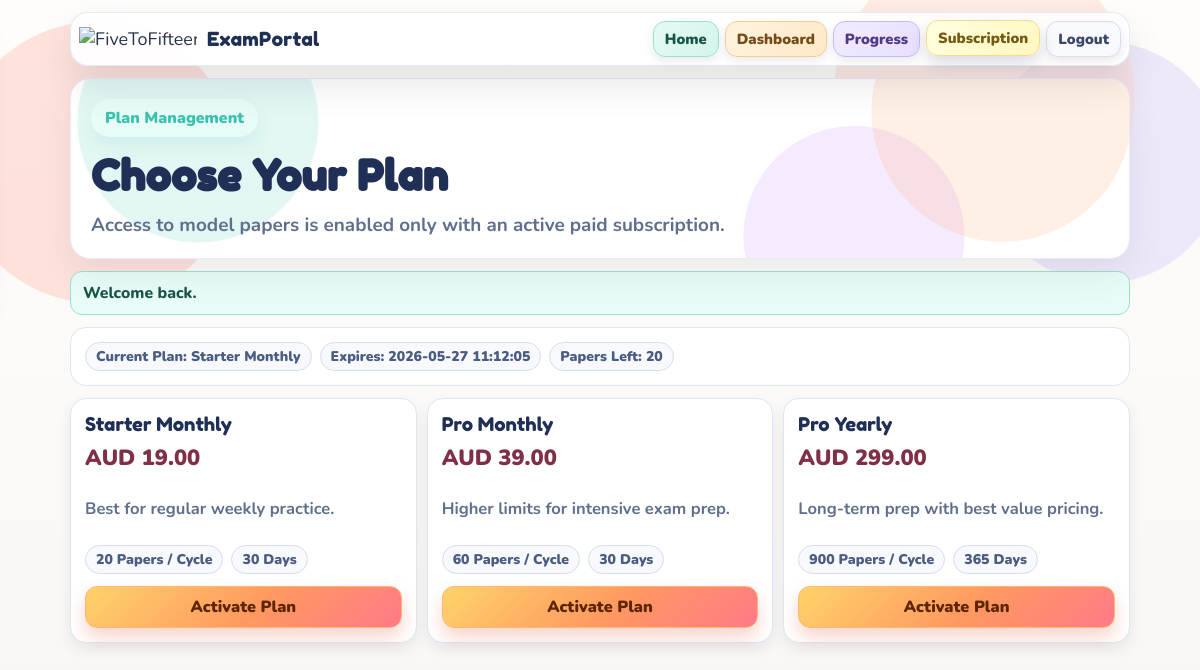
The page /user/subscribe.php (signed in) on the database its author committed.
### tables this page shows
CREATE TABLE IF NOT EXISTS ep_user_subscriptions (
                id INT UNSIGNED AUTO_INCREMENT PRIMARY KEY,
                user_id INT UNSIGNED NOT NULL,
                plan_id INT UNSIGNED NOT NULL,
                status ENUM('active','expired','cancelled','pending') NOT NULL DEFAULT 'pending',
                started_at DATETIME NULL,
                expires_at DATETIME NULL,
                papers_used INT UNSIGNED NOT NULL DEFAULT 0,
                created_at TIMESTAMP DEFAULT CURRENT_TIMESTAMP,
                updated_at TIMESTAMP DEFAULT CURRENT_TIMESTAMP ON UPDATE CURRENT_TIMESTAMP,
                INDEX idx_ep_user_status (user_id, status),
                CONSTRAINT fk_ep_subscription_user FOREIGN KEY (user_id) REFERENCES ep_users(id) ON DELETE CASCADE,
                CONSTRAINT fk_ep_subscription_plan FOREIGN KEY (plan_id) REFERENCES ep_subscription_plans(id) ON DELETE RESTRICT
            );

CREATE TABLE IF NOT EXISTS ep_subscription_plans (
                id INT UNSIGNED AUTO_INCREMENT PRIMARY KEY,
                name VARCHAR(120) NOT NULL,
                slug VARCHAR(120) NOT NULL UNIQUE,
                description VARCHAR(255) NULL,
                max_papers_per_cycle INT UNSIGNED NOT NULL DEFAULT 10,
                duration_days INT UNSIGNED NOT NULL DEFAULT 30,
                price_aud DECIMAL(10,2) NOT NULL DEFAULT 0.00,
                is_active TINYINT(1) NOT NULL DEFAULT 1,
                created_at TIMESTAMP DEFAULT CURRENT_TIMESTAMP
            );

### config/auth.php (called while the page is built, shortened)
<?php
if (!function_exists('ep_current_user')) {
    function ep_current_user(): ?array
    {
        static $resolved = false;
        static $cachedUser = null;
        if ($resolved) {
            return $cachedUser;
        }
        $resolved = true;
        $userId = (int) ($_SESSION['ep_user_id'] ?? 0);
        $stmt = ep_db()->prepare('SELECT id, name, email, role, is_active, created_at, last_login_at FROM ep_users WHERE id = ? LIMIT 1');
        $stmt->bind_param('i', $userId);
        $stmt->execute();
        $user = $stmt->get_result()->fetch_assoc();
        $cachedUser = $user;
        return $cachedUser;
    }
}
if (!function_exists('ep_is_logged_in')) {
    function ep_is_logged_in(): bool
    {
        return ep_current_user() !== null;
    }
}
if (!function_exists('ep_get_active_subscription_for_user')) {
    function ep_get_active_subscription_for_user(int $userId): ?array
    {
        $stmt = ep_db()->prepare(
            "SELECT s.id, s.user_id, s.plan_id, s.status, s.started_at, s.expires_at, s.papers_used,
                    p.name AS plan_name, p.slug AS plan_slug, p.max_papers_per_cycle, p.duration_days, p.price_aud
             FROM ep_user_subscriptions s
             INNER JOIN ep_subscription_plans p ON p.id = s.plan_id
             WHERE s.user_id = ?
               AND s.status = 'active'
               AND s.expires_at > UTC_TIMESTAMP()
             ORDER BY s.expires_at DESC, s.id DESC
             LIMIT 1"
        );
        $stmt->bind_param('i', $userId);
        $stmt->execute();
        $row = $stmt->get_result()->fetch_assoc();
        return $row ?: null;
    }
}
if (!function_exists('ep_subscription_remaining_papers')) {
    function ep_subscription_remaining_papers(array $subscription): int
    {
        $limit = (int) ($subscription['max_papers_per_cycle'] ?? 0);
        $used = (int) ($subscription['papers_used'] ?? 0);
        return max(0, $limit - $used);
    }
}
if (!function_exists('ep_get_available_plans')) {
    function ep_get_available_plans(): array
    {
        $result = ep_db()->query(
            'SELECT id, name, slug, description, max_papers_per_cycle, duration_days, price_aud
             FROM ep_subscription_plans
             WHERE is_active = 1
             ORDER BY price_aud ASC, id ASC'
        );
        return $result->fetch_all(MYSQLI_ASSOC);
    }
}
if (!function_exists('ep_require_login')) {
    function ep_require_login(): void
    {
        if (ep_is_logged_in()) {
            return;
        }
    }
}
if (!function_exists('ep_require_user')) {
    function ep_require_user(): void
    {
        ep_require_login();
    }
}

### config/database.php (called while the page is built, shortened)
<?php
if (!function_exists('ep_db_name')) {
    function ep_db_name(): string
    {
        return 'kids_examportal';
    }
}
if (!function_exists('ep_db')) {
    function ep_db(): mysqli
    {
        static $conn = null;
        if ($conn instanceof mysqli) {
            return $conn;
        }
        $host = getenv('DB_HOST') ?: '127.0.0.1';
        $port = (int) (getenv('DB_PORT') ?: 3306);
        $user = getenv('DB_USER') ?: 'root';
        $pass = getenv('DB_PASS') !== false ? (string) getenv('DB_PASS') : '';
        $dbName = ep_db_name();
        $conn = new mysqli($host, $user, $pass, '', $port);
        $conn->set_charset('utf8mb4');
        $safeDbName = str_replace('`', '``', $dbName);
        $conn->query("CREATE DATABASE IF NOT EXISTS `{$safeDbName}` CHARACTER SET utf8mb4 COLLATE utf8mb4_unicode_ci");
        $conn->select_db($dbName);
        return $conn;
    }
}

### config/app.php (called while the page is built, shortened)
<?php
if (!function_exists('h')) {
    function h(string $value): string
    {
        return htmlspecialchars($value, ENT_QUOTES, 'UTF-8');
    }
}
require_once __DIR__ . '/database.php';
require_once __DIR__ . '/repository.php';
require_once __DIR__ . '/auth.php';
require_once __DIR__ . '/layout.php';

### user/subscribe.php (the view, shortened to what this page needs)
<?php
require_once __DIR__ . '/../config/app.php';
ep_require_user();
$user = ep_current_user();
$activeSubscription = ep_get_active_subscription_for_user((int) $user['id']);
$plans = ep_get_available_plans();
?>
<?php if ($activeSubscription): ?>
  <section class="panel">
    <div class="meta-list">
      <span class="pill">Current Plan: <?= h((string) $activeSubscription['plan_name']); ?></span>
      <span class="pill">Expires: <?= h((string) $activeSubscription['expires_at']); ?></span>
      <span class="pill">Papers Left: <?= (int) ep_subscription_remaining_papers($activeSubscription); ?></span>
    </div>
  </section>
<?php endif; ?>
<section class="plan-grid">
  <?php foreach ($plans as $plan): ?>
    <article class="plan-card">
      <h3><?= h((string) $plan['name']); ?></h3>
      <p class="plan-price">AUD <?= number_format((float) $plan['price_aud'], 2); ?></p>
      <p class="muted"><?= h((string) ($plan['description'] ?? '')); ?></p>
      <div class="meta-list">
        <span class="pill"><?= (int) $plan['max_papers_per_cycle']; ?> Papers / Cycle</span>
        <span class="pill"><?= (int) $plan['duration_days']; ?> Days</span>
      </div>
      <form method="post" class="inline-form">
        <button class="btn" type="submit">Activate Plan</button>
      </form>
    </article>
  <?php endforeach; ?>
</section>

### assets/style.css (style rules this page uses)
:root { --sky: #f8f7f4; --coral: #ff6b6b; --mint: #6bcb77; --blue: #4d96ff; --purple: #c77dff; --orange: #ff9f1c; --yellow: #ffd93d; --dark: #27324a; --ink-soft: #7b8298; --card-border: #ece8f5; --card-shadow: 0 14px 34px rgba(48, 55, 86, 0.08); }
* { box-sizing: border-box; }
html { font-size: 18px; }
body { margin: 0; min-height: 100vh; font-family: 'Nunito', sans-serif; color: var(--dark); background: radial-gradient(circle at 8% 20%, rgba(255, 194, 184, 0.45) 0, rgba(255, 194, 184, 0.45) 140px, transparent 141px), radial-gradient(circle at 82% 12%, rgba(255, 214, 203, 0.45) 0, rgba(255, 214, 203, 0.45) 150px, transparent 151px), radial-gradient(circle at 92% 20%, rgba(220, 213, 250, 0.5) 0, rgba(220, 213, 250, 0.5) 120px, transparent 121px), linear-gradient(180deg, #fffdfa 0%, #f7f6f3 100%); }
.panel { margin-top: 12px; border: 1px solid #dde5f4; border-radius: 16px; background: #fff; padding: 14px; }
.btn { min-height: 42px; border-radius: 12px; border: 1px solid #ffb574; background: linear-gradient(135deg, #ffd36a 0%, #ff9860 55%, #ff7a88 100%); color: #5d2500; font: 900 0.9rem 'Nunito', sans-serif; cursor: pointer; box-shadow: 0 10px 18px rgba(226, 107, 73, 0.28); }
.muted { color: #5f6f8d; font-size: 0.92rem; font-weight: 700; }
.meta-list { display: flex; flex-wrap: wrap; gap: 8px; }
.pill { border: 1px solid #d6deed; border-radius: 999px; padding: 4px 10px; font-size: 0.78rem; font-weight: 900; color: #4a5c82; background: #f7f9fd; }
.plan-grid { margin-top: 12px; display: grid; grid-template-columns: repeat(3, minmax(0, 1fr)); gap: 10px; }
.plan-card { border: 1px solid #dde5f4; border-radius: 16px; background: #fff; padding: 14px; box-shadow: 0 6px 14px rgba(35, 58, 102, 0.08); display: grid; gap: 8px; }
.plan-card h3 { margin: 0; color: #1f2f55; font-size: 1.05rem; font-family: 'Fredoka One', cursive; font-weight: 400; }
.plan-price { margin: 0; color: #7f2f46; font-size: 1.22rem; font-weight: 900; }
.inline-form { margin-top: 4px; }
.inline-form .btn { width: 100%; }

### rows shown on the page
ep_user_subscriptions: plan.name "Starter Monthly", expires_at "2026-05-27 11:12:05", plan.max_papers_per_cycle "20"
ep_subscription_plans: name "Starter Monthly", price_aud "19.00", description "Best for regular weekly practice.", max_papers_per_cycle "20", duration_days "30"
ep_subscription_plans: name "Pro Monthly", price_aud "39.00", description "Higher limits for intensive exam prep.", max_papers_per_cycle "60", duration_days "30"
ep_subscription_plans: name "Pro Yearly", price_aud "299.00", description "Long-term prep with best value pricing.", max_papers_per_cycle "900", duration_days "365"

### other values the page prints
$link['label'] "Home"
$link['label'] "Dashboard"
$link['label'] "Progress"
$link['label'] "Subscription"
$link['label'] "Logout"
$heroKicker "Plan Management"
$heroTitle "Choose Your Plan"
$heroText "Access to model papers is enabled only with an active paid subscription."
$success "Welcome back."
